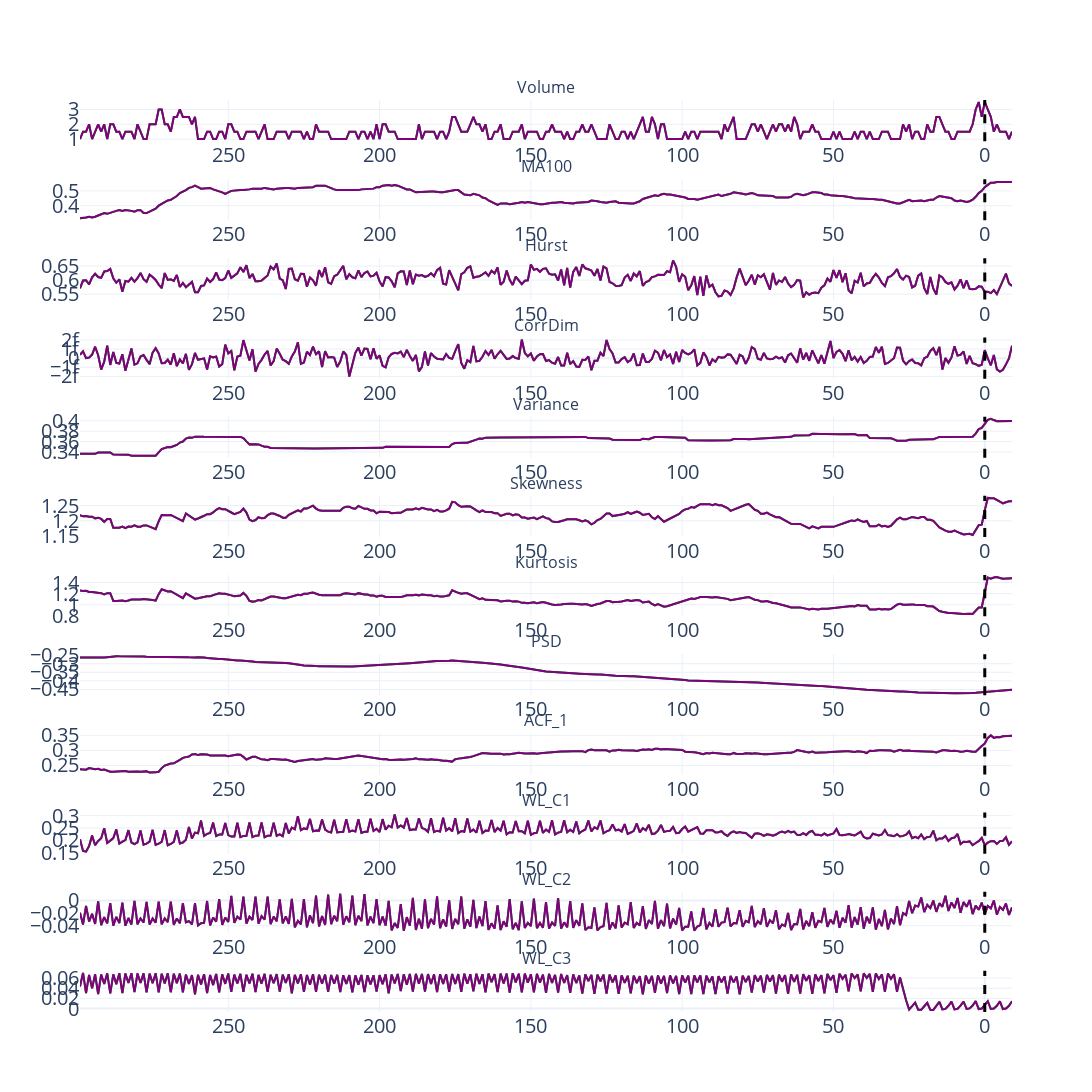

Notebook cell for this chart:
### Markdown cell above
#### Facilitated logic

### Code cell
# Show mean and median values for a selected ticker
data_A = ds[ds['Ticker'] == 'fa']
groupby = ['Distance', 'Volume', 'MA100']
columns = groupby + list(data_A.columns[7:])
fun.variables_dynamics(data_A[columns], groupby[0], mean_only = True, save = True, file_name = 'fa')

### Figure 1 — Plotly figure (JSON) as saved in the notebook; plotly's stock layout.template omitted (floating-point values rounded to 4 significant figures; data arrays with more than 128 entries replaced by an {"elided": "..."} marker saying what was removed)
{"data": [{"line": {"color": "green"}, "mode": "lines", "name": "Volume_mean", "type": "scatter", "x": {"elided": "309 int values"}, "xaxis": "x", "y": {"elided": "309 float values"}, "yaxis": "y"}, {"line": {"color": "purple"}, "mode": "lines", "name": "Volume_median", "type": "scatter", "x": {"elided": "309 int values"}, "xaxis": "x", "y": {"elided": "309 float values"}, "yaxis": "y"}, {"line": {"color": "green"}, "mode": "lines", "name": "MA100_mean", "type": "scatter", "x": {"elided": "309 int values"}, "xaxis": "x2", "y": {"elided": "309 float values"}, "yaxis": "y2"}, {"line": {"color": "purple"}, "mode": "lines", "name": "MA100_median", "type": "scatter", "x": {"elided": "309 int values"}, "xaxis": "x2", "y": {"elided": "309 float values"}, "yaxis": "y2"}, {"line": {"color": "green"}, "mode": "lines", "name": "Hurst_mean", "type": "scatter", "x": {"elided": "309 int values"}, "xaxis": "x3", "y": {"elided": "309 float values"}, "yaxis": "y3"}, {"line": {"color": "purple"}, "mode": "lines", "name": "Hurst_median", "type": "scatter", "x": {"elided": "309 int values"}, "xaxis": "x3", "y": {"elided": "309 float values"}, "yaxis": "y3"}, {"line": {"color": "green"}, "mode": "lines", "name": "CorrDim_mean", "type": "scatter", "x": {"elided": "309 int values"}, "xaxis": "x4", "y": {"elided": "309 float values"}, "yaxis": "y4"}, {"line": {"color": "purple"}, "mode": "lines", "name": "CorrDim_median", "type": "scatter", "x": {"elided": "309 int values"}, "xaxis": "x4", "y": {"elided": "309 float values"}, "yaxis": "y4"}, {"line": {"color": "green"}, "mode": "lines", "name": "Variance_mean", "type": "scatter", "x": {"elided": "309 int values"}, "xaxis": "x5", "y": {"elided": "309 float values"}, "yaxis": "y5"}, {"line": {"color": "purple"}, "mode": "lines", "name": "Variance_median", "type": "scatter", "x": {"elided": "309 int values"}, "xaxis": "x5", "y": {"elided": "309 float values"}, "yaxis": "y5"}, {"line": {"color": "green"}, "mode": "lines", "name": "Skewness_mean", "type": "scatter", "x": {"elided": "309 int values"}, "xaxis": "x6", "y": {"elided": "309 float values"}, "yaxis": "y6"}, {"line": {"color": "purple"}, "mode": "lines", "name": "Skewness_median", "type": "scatter", "x": {"elided": "309 int values"}, "xaxis": "x6", "y": {"elided": "309 float values"}, "yaxis": "y6"}, {"line": {"color": "green"}, "mode": "lines", "name": "Kurtosis_mean", "type": "scatter", "x": {"elided": "309 int values"}, "xaxis": "x7", "y": {"elided": "309 float values"}, "yaxis": "y7"}, {"line": {"color": "purple"}, "mode": "lines", "name": "Kurtosis_median", "type": "scatter", "x": {"elided": "309 int values"}, "xaxis": "x7", "y": {"elided": "309 float values"}, "yaxis": "y7"}, {"line": {"color": "green"}, "mode": "lines", "name": "PSD_mean", "type": "scatter", "x": {"elided": "309 int values"}, "xaxis": "x8", "y": {"elided": "309 float values"}, "yaxis": "y8"}, {"line": {"color": "purple"}, "mode": "lines", "name": "PSD_median", "type": "scatter", "x": {"elided": "309 int values"}, "xaxis": "x8", "y": {"elided": "309 float values"}, "yaxis": "y8"}, {"line": {"color": "green"}, "mode": "lines", "name": "ACF_1_mean", "type": "scatter", "x": {"elided": "309 int values"}, "xaxis": "x9", "y": {"elided": "309 float values"}, "yaxis": "y9"}, {"line": {"color": "purple"}, "mode": "lines", "name": "ACF_1_median", "type": "scatter", "x": {"elided": "309 int values"}, "xaxis": "x9", "y": {"elided": "309 float values"}, "yaxis": "y9"}, {"line": {"color": "green"}, "mode": "lines", "name": "WL_C1_mean", "type": "scatter", "x": {"elided": "309 int values"}, "xaxis": "x10", "y": {"elided": "309 float values"}, "yaxis": "y10"}, {"line": {"color": "purple"}, "mode": "lines", "name": "WL_C1_median", "type": "scatter", "x": {"elided": "309 int values"}, "xaxis": "x10", "y": {"elided": "309 float values"}, "yaxis": "y10"}, {"line": {"color": "green"}, "mode": "lines", "name": "WL_C2_mean", "type": "scatter", "x": {"elided": "309 int values"}, "xaxis": "x11", "y": {"elided": "309 float values"}, "yaxis": "y11"}, {"line": {"color": "purple"}, "mode": "lines", "name": "WL_C2_median", "type": "scatter", "x": {"elided": "309 int values"}, "xaxis": "x11", "y": {"elided": "309 float values"}, "yaxis": "y11"}, {"line": {"color": "green"}, "mode": "lines", "name": "WL_C3_mean", "type": "scatter", "x": {"elided": "309 int values"}, "xaxis": "x12", "y": {"elided": "309 float values"}, "yaxis": "y12"}, {"line": {"color": "purple"}, "mode": "lines", "name": "WL_C3_median", "type": "scatter", "x": {"elided": "309 int values"}, "xaxis": "x12", "y": {"elided": "309 float values"}, "yaxis": "y12"}], "layout": {"annotations": [{"font": {"size": 16}, "showarrow": false, "text": "Volume", "x": 0.5, "xanchor": "center", "xref": "paper", "y": 1, "yanchor": "bottom", "yref": "paper"}, {"font": {"size": 16}, "showarrow": false, "text": "MA100", "x": 0.5, "xanchor": "center", "xref": "paper", "y": 0.9132, "yanchor": "bottom", "yref": "paper"}, {"font": {"size": 16}, "showarrow": false, "text": "Hurst", "x": 0.5, "xanchor": "center", "xref": "paper", "y": 0.8264, "yanchor": "bottom", "yref": "paper"}, {"font": {"size": 16}, "showarrow": false, "text": "CorrDim", "x": 0.5, "xanchor": "center", "xref": "paper", "y": 0.7396, "yanchor": "bottom", "yref": "paper"}, {"font": {"size": 16}, "showarrow": false, "text": "Variance", "x": 0.5, "xanchor": "center", "xref": "paper", "y": 0.6528, "yanchor": "bottom", "yref": "paper"}, {"font": {"size": 16}, "showarrow": false, "text": "Skewness", "x": 0.5, "xanchor": "center", "xref": "paper", "y": 0.566, "yanchor": "bottom", "yref": "paper"}, {"font": {"size": 16}, "showarrow": false, "text": "Kurtosis", "x": 0.5, "xanchor": "center", "xref": "paper", "y": 0.4792, "yanchor": "bottom", "yref": "paper"}, {"font": {"size": 16}, "showarrow": false, "text": "PSD", "x": 0.5, "xanchor": "center", "xref": "paper", "y": 0.3924, "yanchor": "bottom", "yref": "paper"}, {"font": {"size": 16}, "showarrow": false, "text": "ACF_1", "x": 0.5, "xanchor": "center", "xref": "paper", "y": 0.3056, "yanchor": "bottom", "yref": "paper"}, {"font": {"size": 16}, "showarrow": false, "text": "WL_C1", "x": 0.5, "xanchor": "center", "xref": "paper", "y": 0.2188, "yanchor": "bottom", "yref": "paper"}, {"font": {"size": 16}, "showarrow": false, "text": "WL_C2", "x": 0.5, "xanchor": "center", "xref": "paper", "y": 0.1319, "yanchor": "bottom", "yref": "paper"}, {"font": {"size": 16}, "showarrow": false, "text": "WL_C3", "x": 0.5, "xanchor": "center", "xref": "paper", "y": 0.04514, "yanchor": "bottom", "yref": "paper"}], "font": {"size": 20}, "height": 3600, "shapes": [{"line": {"color": "black", "dash": "dash", "width": 3}, "type": "line", "x0": 0, "x1": 0, "xref": "x", "y0": 0, "y1": 1, "yref": "y domain"}, {"line": {"color": "black", "dash": "dash", "width": 3}, "type": "line", "x0": 0, "x1": 0, "xref": "x2", "y0": 0, "y1": 1, "yref": "y2 domain"}, {"line": {"color": "black", "dash": "dash", "width": 3}, "type": "line", "x0": 0, "x1": 0, "xref": "x3", "y0": 0, "y1": 1, "yref": "y3 domain"}, {"line": {"color": "black", "dash": "dash", "width": 3}, "type": "line", "x0": 0, "x1": 0, "xref": "x4", "y0": 0, "y1": 1, "yref": "y4 domain"}, {"line": {"color": "black", "dash": "dash", "width": 3}, "type": "line", "x0": 0, "x1": 0, "xref": "x5", "y0": 0, "y1": 1, "yref": "y5 domain"}, {"line": {"color": "black", "dash": "dash", "width": 3}, "type": "line", "x0": 0, "x1": 0, "xref": "x6", "y0": 0, "y1": 1, "yref": "y6 domain"}, {"line": {"color": "black", "dash": "dash", "width": 3}, "type": "line", "x0": 0, "x1": 0, "xref": "x7", "y0": 0, "y1": 1, "yref": "y7 domain"}, {"line": {"color": "black", "dash": "dash", "width": 3}, "type": "line", "x0": 0, "x1": 0, "xref": "x8", "y0": 0, "y1": 1, "yref": "y8 domain"}, {"line": {"color": "black", "dash": "dash", "width": 3}, "type": "line", "x0": 0, "x1": 0, "xref": "x9", "y0": 0, "y1": 1, "yref": "y9 domain"}, {"line": {"color": "black", "dash": "dash", "width": 3}, "type": "line", "x0": 0, "x1": 0, "xref": "x10", "y0": 0, "y1": 1, "yref": "y10 domain"}, {"line": {"color": "black", "dash": "dash", "width": 3}, "type": "line", "x0": 0, "x1": 0, "xref": "x11", "y0": 0, "y1": 1, "yref": "y11 domain"}, {"line": {"color": "black", "dash": "dash", "width": 3}, "type": "line", "x0": 0, "x1": 0, "xref": "x12", "y0": 0, "y1": 1, "yref": "y12 domain"}], "showlegend": false, "width": 1200, "xaxis": {"anchor": "y", "autorange": "reversed", "domain": [0, 1]}, "xaxis10": {"anchor": "y10", "autorange": "reversed", "domain": [0, 1]}, "xaxis11": {"anchor": "y11", "autorange": "reversed", "domain": [0, 1]}, "xaxis12": {"anchor": "y12", "autorange": "reversed", "domain": [0, 1]}, "xaxis2": {"anchor": "y2", "autorange": "reversed", "domain": [0, 1]}, "xaxis3": {"anchor": "y3", "autorange": "reversed", "domain": [0, 1]}, "xaxis4": {"anchor": "y4", "autorange": "reversed", "domain": [0, 1]}, "xaxis5": {"anchor": "y5", "autorange": "reversed", "domain": [0, 1]}, "xaxis6": {"anchor": "y6", "autorange": "reversed", "domain": [0, 1]}, "xaxis7": {"anchor": "y7", "autorange": "reversed", "domain": [0, 1]}, "xaxis8": {"anchor": "y8", "autorange": "reversed", "domain": [0, 1]}, "xaxis9": {"anchor": "y9", "autorange": "reversed", "domain": [0, 1]}, "yaxis": {"anchor": "x", "domain": [0.9549, 1]}, "yaxis10": {"anchor": "x10", "domain": [0.1736, 0.2188]}, "yaxis11": {"anchor": "x11", "domain": [0.08681, 0.1319]}, "yaxis12": {"anchor": "x12", "domain": [0, 0.04514]}, "yaxis2": {"anchor": "x2", "domain": [0.8681, 0.9132]}, "yaxis3": {"anchor": "x3", "domain": [0.7812, 0.8264]}, "yaxis4": {"anchor": "x4", "domain": [0.6944, 0.7396]}, "yaxis5": {"anchor": "x5", "domain": [0.6076, 0.6528]}, "yaxis6": {"anchor": "x6", "domain": [0.5208, 0.566]}, "yaxis7": {"anchor": "x7", "domain": [0.434, 0.4792]}, "yaxis8": {"anchor": "x8", "domain": [0.3472, 0.3924]}, "yaxis9": {"anchor": "x9", "domain": [0.2604, 0.3056]}}}
